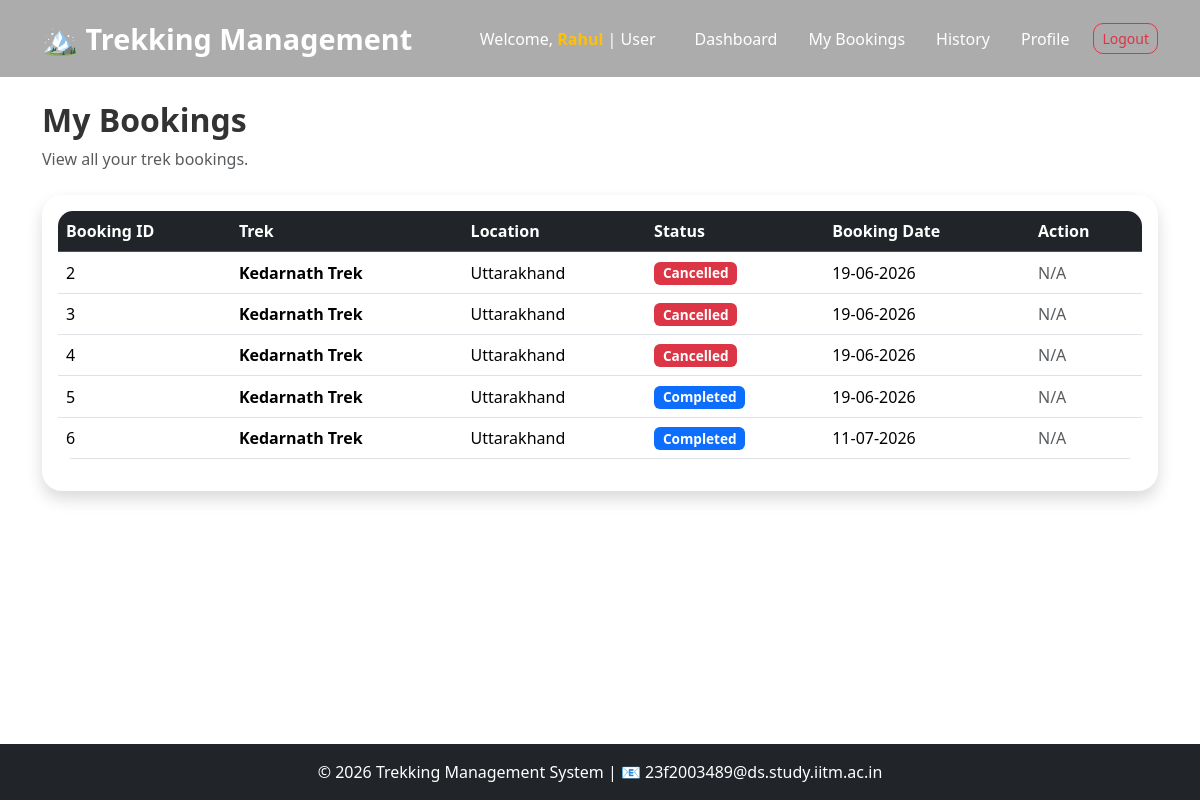
The app's page /my-bookings (signed in) with its own data.
### models.py (models this page shows)
class User(UserMixin,db.Model):
    id=db.Column(db.Integer, primary_key=True)
    name=db.Column(db.String(100), nullable=False)
    email=db.Column(db.String(120), unique=True, nullable=False)
    password=db.Column(db.String(255),nullable=False)
    phone=db.Column(db.String(20))
    role=db.Column(db.String(20),nullable=False)
    status=db.Column(db.String(20), default='pending')
    created_at=db.Column(db.DateTime, default=datetime.utcnow)
    bookings=db.relationship('Booking', backref='user',lazy=True)
    assigned_treks=db.relationship('Trek',backref='staff',lazy=True)

class Booking(db.Model):
    id=db.Column(db.Integer, primary_key=True)
    user_id=db.Column(db.Integer,db.ForeignKey('user.id'))
    trek_id=db.Column(db.Integer,db.ForeignKey('trek.id'))
    booking_date=db.Column(db.DateTime,default=datetime.utcnow)
    status=db.Column(db.String(20),default='booked')

class Trek(db.Model):
    id=db.Column(db.Integer, primary_key=True)
    trek_name=db.Column(db.String(100),nullable=False)
    location=db.Column(db.String(100),nullable=False)
    difficulty=db.Column(db.String(20))
    duration=db.Column(db.Integer)
    available_slots=db.Column(db.Integer, default=0)
    start_date=db.Column(db.Date)
    end_date=db.Column(db.Date)
    status=db.Column(db.String(20),default='open')
    description=db.Column(db.Text)
    assigned_staff_id=db.Column(db.Integer,db.ForeignKey('user.id'))
    bookings=db.relationship('Booking',backref='trek',lazy=True)
    image=db.Column(db.String(200),nullable=True)

### app.py (the view)
@app.route('/my-bookings')
@login_required
def my_bookings():
    if current_user.role != 'user':
        return "Access Denied"
    bookings = Booking.query.filter_by(user_id=current_user.id).all()
    return render_template('user/bookings.html',bookings=bookings)

### app.py (called while the page is built)
@login_manager.user_loader
def load_user(user_id):
    return db.session.get(User, int(user_id))

### templates/user/bookings.html (shortened to what this page needs)
{% extends "base.html" %}
{% block content %}
<div class="container py-4">
<div class="mb-4">
    <h2 class="fw-bold">
        My Bookings
    </h2>
    <p class="text-muted">
        View all your trek bookings.
    </p>
</div>
{% if bookings %}
<div class="card shadow">
    <div class="card-body">
        <div class="table-responsive">
            <table class="table table-hover align-middle">
                <thead class="table-dark">
                    <tr>
                        <th>Booking ID</th>
                        <th>Trek</th>
                        <th>Location</th>
                        <th>Status</th>
                        <th>Booking Date</th>
                        <th>Action</th>
                    </tr>
                </thead>
                <tbody>
                    {% for booking in bookings %}
                    <tr>
                        <td>
                            {{ booking.id }}
                        </td>
                        <td class="fw-bold">
                            {{ booking.trek.trek_name }}
                        </td>
                        <td>
                            {{ booking.trek.location }}
                        </td>
                        <td>
                            {% if booking.status == 'booked' %}
                                <span class="badge bg-success">
                                    Booked
                                </span>
                            {% elif booking.status == 'cancelled' %}
                                <span class="badge bg-danger">
                                    Cancelled
                                </span>
                            {% elif booking.status == 'completed' %}
                                <span class="badge bg-primary">
                                    Completed
                                </span>
                            {% else %}
                                {{ booking.status }}
                            {% endif %}
                        </td>
                        <td>
                            {{ booking.booking_date.strftime('%d-%m-%Y') }}
                        </td>
                        <td>
                            {% if booking.status == 'booked' %}
                                <a href="/cancel-booking/{{ booking.id }}"
                                class="btn btn-danger btn-sm"
                                onclick="return confirm('Cancel this booking?')">Cancel</a>
                            {% else %}
                                <span class="text-muted">N/A</span>
                        </td>
                        {% endif %}
                    </tr>
                    {% endfor %}
                </tbody>
            </table>
        </div>
    </div>
</div>
{% else %}
<div class="alert alert-info">
    No bookings found.
</div>
{% endif %}
</div>
{% endblock %}

### templates/base.html (shortened to what this page needs)
<!DOCTYPE html>
<html lang="en">
<head>
    <link href="https://cdn.jsdelivr.net/npm/bootstrap@5.3.3/dist/css/bootstrap.min.css"
          rel="stylesheet">
    <link rel="stylesheet"
          href="https://cdn.jsdelivr.net/npm/bootstrap-icons@1.11.3/font/bootstrap-icons.min.css">
    <link rel="stylesheet"
          href="{{ url_for('static', filename='css/style.css') }}">
</head>
<body class="d-flex flex-column min-vh-100">
<nav class="navbar navbar-expand-lg navbar-dark fixed-top custom-navbar">
    <div class="container">
        <a class="navbar-brand fw-bold" href="/">
            🏔️ Trekking Management
        </a>
        <div class="collapse navbar-collapse"
             id="navbarNav">
            <ul class="navbar-nav ms-auto align-items-lg-center">
                {% if current_user.is_authenticated %}
                    <li class="nav-item me-3">
                        <span class="navbar-text">
                            Welcome,
                            <strong class="text-warning">
                            </strong>
                            |
                            {{ current_user.role|title }}
                        </span>
                    </li>
                    {% if current_user.role == 'admin' %}
                        <li class="nav-item">
                            <a class="nav-link" href="/admin-dashboard">
                                Dashboard
                            </a>
                        </li>
                        <li class="nav-item">
                            <a class="nav-link" href="/admin-treks">
                                Treks
                            </a>
                        </li>
                        <li class="nav-item">
                            <a class="nav-link" href="/admin/staff">
                                Staff
                            </a>
                        </li>
                        <li class="nav-item">
                            <a class="nav-link" href="/admin/bookings">
                                Bookings
                            </a>
                        </li>
                        <li class="nav-item">
                            <a class="nav-link" href="/admin/users">
                                Users
                            </a>
                        </li>
                        <li class="nav-item">
                            <a class="nav-link" href="/admin/search">
                                Search
                            </a>
                        </li>
                        <li class="nav-item ms-lg-3">
                            <a class="btn btn-outline-danger btn-sm"
                               href="/logout">
                                Logout
                            </a>
                        </li>
                    {% elif current_user.role == 'user' %}
                        <li class="nav-item">
                            <a class="nav-link" href="/user-dashboard">
                                Dashboard
                            </a>
                        </li>
                        <li class="nav-item">
                            <a class="nav-link" href="/my-bookings">
                                My Bookings
                            </a>
                        </li>
                        <li class="nav-item">
                            <a class="nav-link" href="/trek-history">
                                History
                            </a>
                        </li>
                        <li class="nav-item">
                            <a class="nav-link" href="/edit-profile">
                                Profile
                            </a>
                        </li>
                        <li class="nav-item ms-lg-3">
                            <a class="btn btn-outline-danger btn-sm"
                               href="/logout">
                                Logout
                            </a>
                        </li>
                    {% endif %}
                {% endif %}
            </ul>
        </div>
    </div>
</nav>
<main class="flex-grow-1 page-content">
    {% block content %}
    {% endblock %}
</main>
<footer class="bg-dark text-white text-center py-3 mt-auto">
    <div class="container">
        <p class="mb-0">
            © 2026 Trekking Management System
            |
            📧 23f2003489@ds.study.iitm.ac.in
        </p>
    </div>
</footer>
</body>
</html>

### static/css/style.css (style rules this page uses)
html, body { height:100%; }
body { background:#ffffff; font-family:'Segoe UI',Tahoma,Geneva,Verdana,sans-serif; color:#333; overflow-x:hidden; }
.custom-navbar { background:rgba(18,18,18,.35); backdrop-filter:blur(15px); -webkit-backdrop-filter:blur(15px); transition:.4s; padding:12px 0; }
.custom-navbar .navbar-brand { font-size:1.8rem; font-weight:700; color:#fff !important; }
.custom-navbar .nav-link { color:#fff !important; font-weight:500; margin-left:15px; transition:.3s; }
.navbar-text { color:#fff !important; }
.btn { border-radius:10px; transition:.3s; }
.card { border:none; border-radius:20px; overflow:hidden; box-shadow:0 10px 30px rgba(0,0,0,.08); transition:.35s; }
footer { background:#111; color:white; padding:20px; }
.page-content { padding-top:77px; }
.custom-navbar { min-height:75px; }
.table td, .table th { vertical-align: middle; }
.badge { font-size: 0.85rem; }
.btn { transition: all 0.3s ease; }
.table { background: white; border-radius: 15px; overflow: hidden; }

### records on screen
User: role "User"
Booking: id "2", trek.trek_name "Kedarnath Trek", trek.location "Uttarakhand", status "Cancelled", booking_date "19-06-2026"
Booking: id "3", trek.trek_name "Kedarnath Trek", trek.location "Uttarakhand", status "Cancelled", booking_date "19-06-2026"
Booking: id "4", trek.trek_name "Kedarnath Trek", trek.location "Uttarakhand", status "Cancelled", booking_date "19-06-2026"
Booking: id "5", trek.trek_name "Kedarnath Trek", trek.location "Uttarakhand", status "Completed", booking_date "19-06-2026"
Booking: id "6", trek.trek_name "Kedarnath Trek", trek.location "Uttarakhand", status "Completed", booking_date "11-07-2026"
